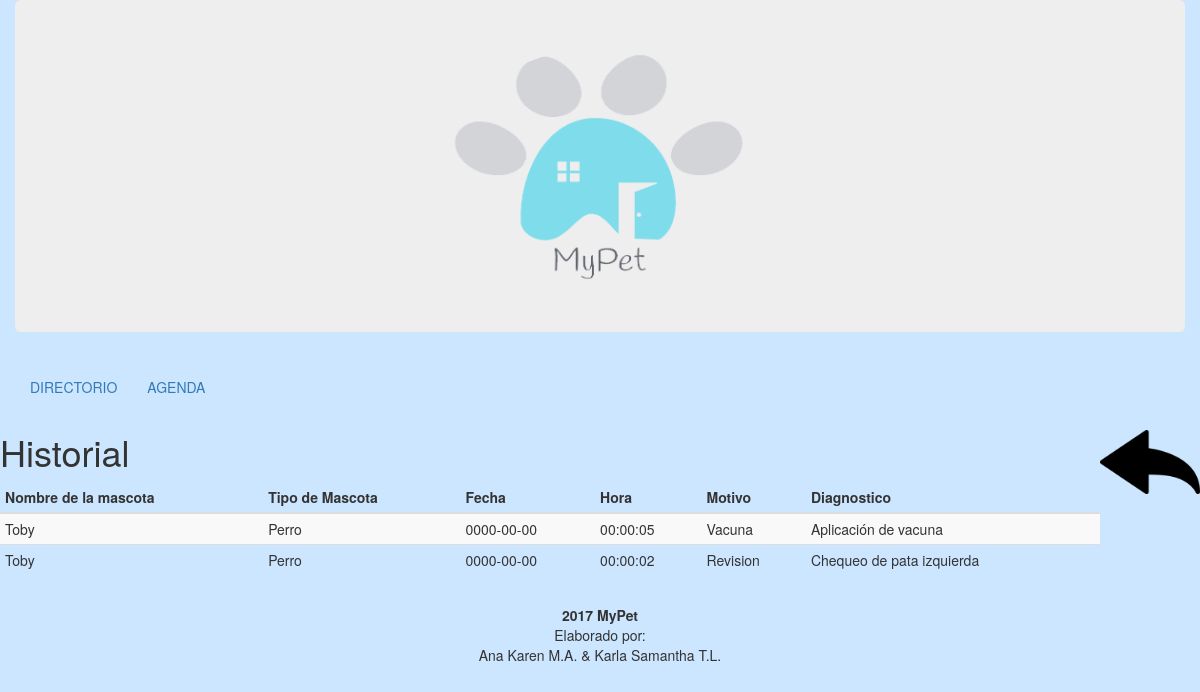
The page /mostrar_historial.php?id=1 on the database its author committed.
### tables this page shows
create table citas(
id_cita mediumint(8) not null auto_increment,
fecha date not null,
hora time not null,
motivo varchar(100) not null,
id mediumint(8) not null,
PRIMARY KEY(id_cita),
FOREIGN KEY(id) REFERENCES users(id)
);

create table mascotas(
id_mascota mediumint(8) not null auto_increment,
tipo_mascota varchar(30) not null,
nombre varchar(30) not null,
sexo varchar(10) not null,
fecha_nacimiento date not null,
id mediumint(8) not null,
PRIMARY KEY(id_mascota),
FOREIGN KEY(id) REFERENCES users(id)
);

create table diagnostico(
id_diagnostico mediumint(8) not null auto_increment,
especificar varchar(100) not null,
id_cita mediumint(8) not null,
PRIMARY KEY(id_diagnostico),
FOREIGN KEY(id_cita) REFERENCES citas(id_cita)
);

### mostrar_historial.php (the view, shortened to what this page needs)
<!DOCTYPE html>
<html lang="en">
  <head>
    <link href="css/bootstrap.min.css" rel="stylesheet">
    <link href="css/style.css" rel="stylesheet">
  </head>
  <body style="background-color:#cce6ff;">
  <body>
   <div class="container-fluid">
	<div class="row">
		<div class="col-md-12">
			<div class="jumbotron">
  			<div class="container text-center">
    		 <img src="images/mypet.png" class="img-circle" alt="Cinque Terre" width="304" height="236">
  			</div>
			</div>
  <ul class="nav navbar-nav">
    	<li><a href="index.php">DIRECTORIO</a></li>
   		<li><a href="agenda.php">AGENDA</a></li>
    	</ul>
        </div>
        </div>
        </div>
        <div class="table-responsive">
        <p><a href="index.php"><img src="images/atras.png" width="100" height="100" align="right"></a></p>
        <h1 class="deen">Historial</h1>
        <div class="table-responsive">
 		<table class="table table-striped table-borde table-hover table-condensed">
			 <thead>
         <tr>
          <th>Nombre de la mascota</th>
          <th>Tipo de Mascota</th>
          <th>Fecha</th>
          <th>Hora</th>
          <th>Motivo</th>
          <th>Diagnostico</th>
        </tr>
        </thead>
        <tbody>
          <?php
            require('conexion1.php');
  				$id=$_REQUEST["id"];
                 $query="SELECT * from citas, users, mascotas, diagnostico  where citas.id=users.id AND mascotas.id=users.id AND citas.id_cita=diagnostico.id_cita AND users.id='$id'";
                  $resultado=$mysqli->query($query);
                     while($row=$resultado->fetch_assoc())
            {
            	?>
            	<tr>
            <td>
                <?php echo $row['nombre'];?>
              </td>
               <td>
                <?php echo $row['tipo_mascota'];?>
              </td>
              <td>
                <?php echo $row['fecha'];?>
              </td>
               <td>
                <?php echo $row['hora'];?>
              </td>
               <td>
                <?php echo $row['motivo'];?>
              </td>
              <td>
                <?php echo $row['especificar'];?>
              </td>
              </tr>
            	   <?php
            }
                 ?>
		</tbody>
		</table>
		</div>
    <footer>
      <p><CENTER><strong>2017 MyPet</strong><br>Elaborado por: <br>Ana Karen M.A. & Karla Samantha T.L.</CENTER></p>
   </footer>
		</body>
	</html>

### rows shown on the page
citas: mascotas.nombre "Toby", mascotas.tipo_mascota "Perro", fecha "0000-00-00", hora "00:00:05", motivo "Vacuna", diagnostico.especificar "Aplicación de vacuna"
citas: mascotas.nombre "Toby", mascotas.tipo_mascota "Perro", fecha "0000-00-00", hora "00:00:02", motivo "Revision", diagnostico.especificar "Chequeo de pata izquierda"
